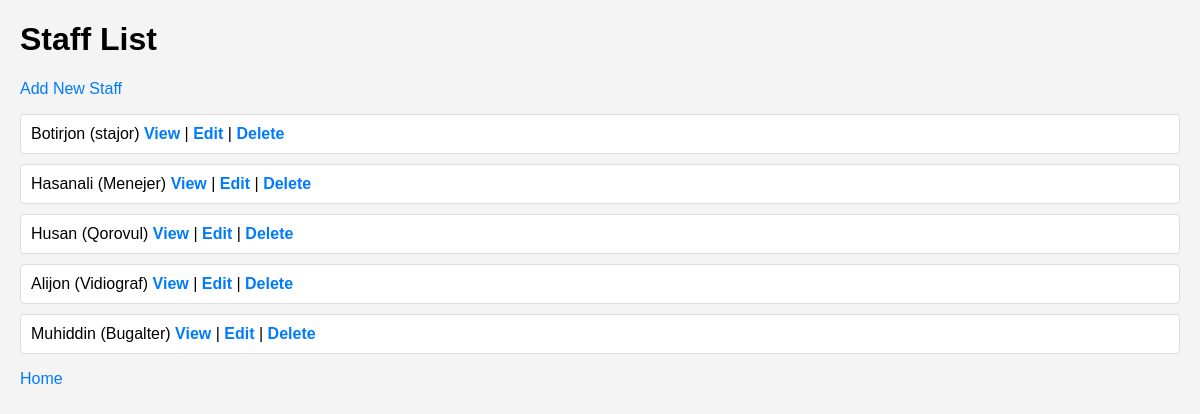
The app's page /staff-list/ (signed in) with its own data.
### main/models.py (models this page shows, shortened)
class Staff(models.Model):
    username = models.CharField(max_length=255, null=True)
    phone = models.IntegerField(null=True)
    job_title = models.CharField(max_length=255, null=True)
    adress = models.TextField(null=True)

### main/crud/staff/views.py (the view)
# urls.py: path('staff-list/', views.listStaff, name='listStaff'),
@login_required(login_url='login')
def listStaff(request):
    queryset = models.Staff.objects.all()
    context = {'queryset': queryset}
    return render(request, 'crud/staff/list.html', context)

### templates/crud/staff/list.html (shortened to what this page needs)
<!DOCTYPE html>
{% load static %}
<html lang="en">
<head>
    <link rel="stylesheet" href="{% static 'style_staff.css' %}">
</head>
<body>
    <h1>Staff List</h1>
    <a href="{% url 'staff:createStaff' %}">Add New Staff</a>
    <ul>
        {% for staff in queryset %}
            <li>
                {{ staff.username }} ({{ staff.job_title }})
                <a href="{% url 'staff:detailStaff' staff.id %}">View</a> |
                <a href="{% url 'staff:updateStaff' staff.id %}">Edit</a> |
                <a href="{% url 'staff:deleteStaff' staff.id %}">Delete</a>
            </li>
        {% endfor %}
    </ul>
    <a href="{% url 'index' %}">Home</a>
</body>
</html>

### static/style_staff.css (style rules this page uses)
body { font-family: Arial, sans-serif; margin: 20px; background-color: #f4f4f4; }
a { text-decoration: none; color: #007BFF; }
ul { list-style-type: none; padding: 0; }
ul li { margin: 10px 0; padding: 10px; background-color: #fff; border: 1px solid #ddd; border-radius: 4px; }
ul li a { font-weight: bold; }

### records on screen
Staff: username "Botirjon", job_title "stajor"
Staff: username "Hasanali", job_title "Menejer"
Staff: username "Husan", job_title "Qorovul"
Staff: username "Alijon", job_title "Vidiograf"
Staff: username "Muhiddin", job_title "Bugalter"
